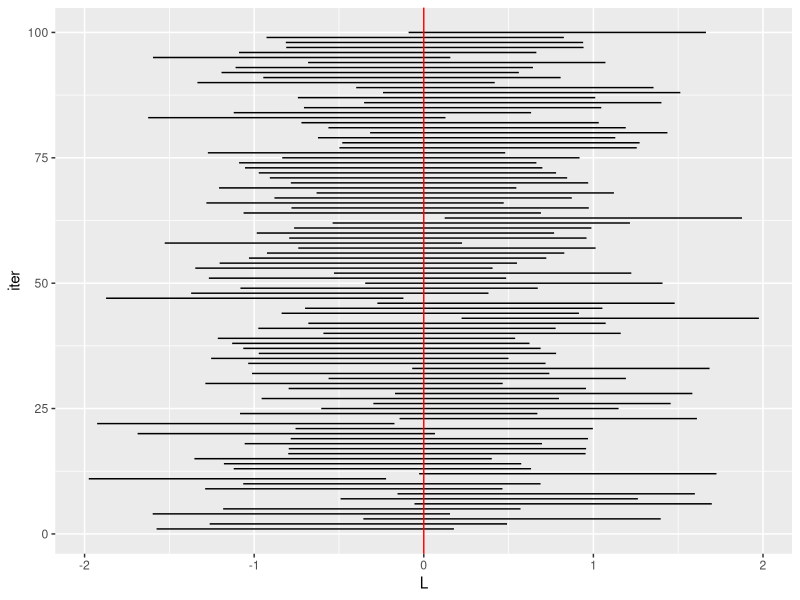
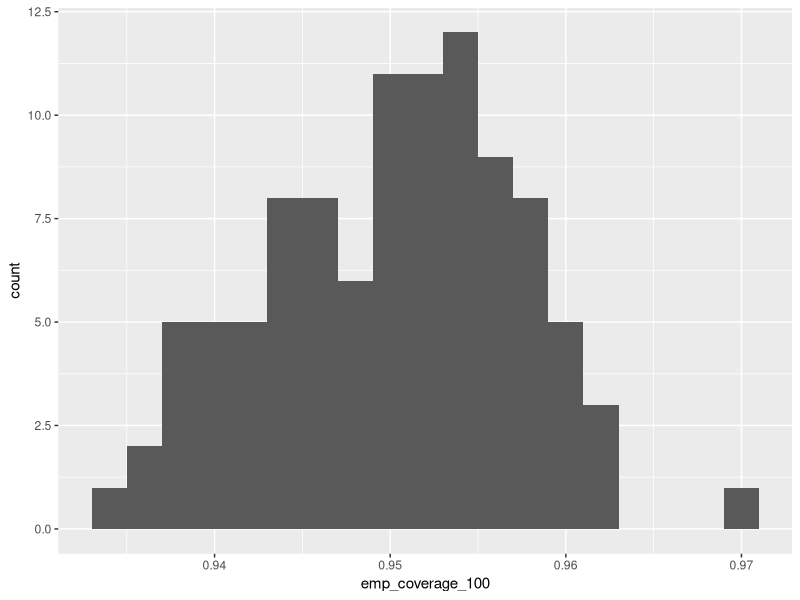
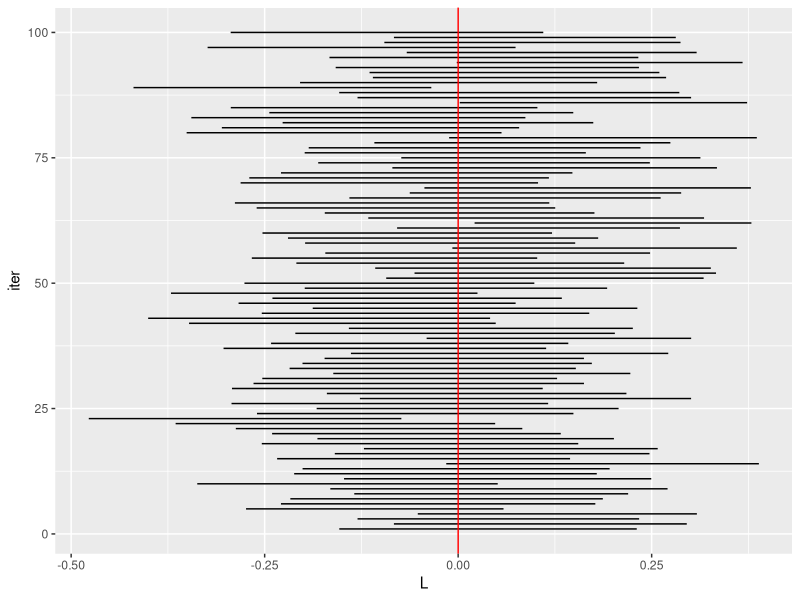
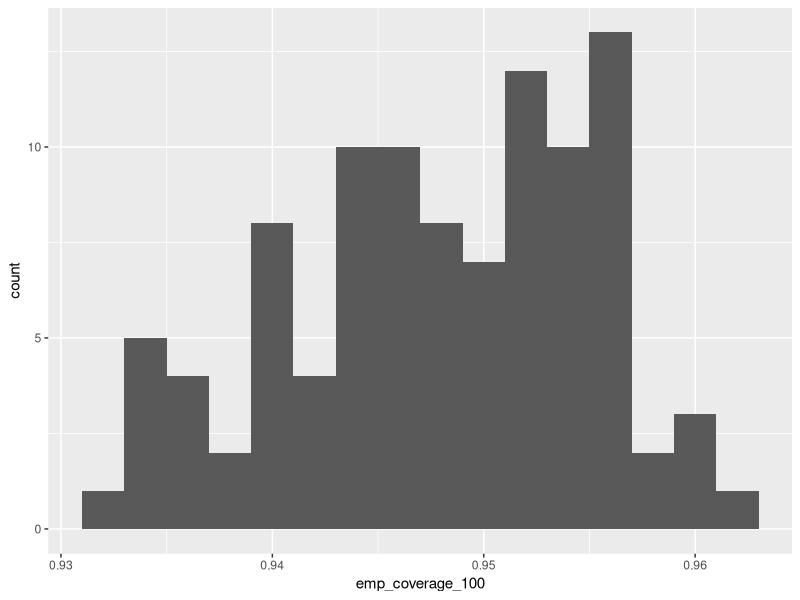

The R source for these figures, in order:
# libraries and setup
library(tidyverse)
set.seed(400)

# Your turn
# 1. Coverage for CI for $\mu$ when $\sigma$ is known, $\left(\overline{x} - z_{1 - \frac{\alpha}{2}} \frac{\sigma}{\sqrt{n}}, \overline{x} + z_{1 - \frac{\alpha}{2}} \frac{\sigma}{\sqrt{n}}\right)$.
# a. Simulate $X_1, \dots, X_n \stackrel{iid}{\sim} N(0, 1)$. Compute the empirical coverage for a $95%$ confidence interval for $n = 5$ using $m = 1000$ MC samples.
# b.  Plot 100 confidence intervals using `geom_segment()` and add a line indicating the true value for $\mu = 0$. Color your intervals by if they contain $\mu$ or not.
# c. Repeat the Monte Carlo estimate of coverage 100 times. Plot the distribution of the results. This is the Monte Carlo estimate of the distribution of the coverage.

ci_sigma_known <- function(x, alpha, sigma) {
  c(mean(x) - qnorm(1 - alpha/2, 0, 1)*sigma/sqrt(length(x)), mean(x) + qnorm(1 - alpha/2, 0, 1)*sigma/sqrt(length(x)))
}

n <- 5
m <- 1000
samples <- matrix(rnorm(n*m, 0, 1), nrow = m, ncol = n)
cis <- matrix(NA, nrow = m, ncol = 2)
for(i in 1:m) {
  cis[i, ] <- ci_sigma_known(samples[i,], .05, 1)
}
emp_coverage <- mean(cis[,1] < 0 & cis[,2] > 0)
cis_df <- data.frame(cis)
names(cis_df) <- c("L", "U")
cis_df$iter <- 1:m

ggplot(head(cis_df, 100)) +
  geom_segment(aes(x = L, xend = U, y = iter, yend = iter)) +
  geom_vline(aes(xintercept = 0), colour = "red")


# c. repeat 100 times
emp_coverage_100 <- rep(NA, 100)

for(j in 1:100) {
  samples <- matrix(rnorm(n*m, 0, 1), nrow = m, ncol = n)
  cis <- matrix(NA, nrow = m, ncol = 2)
  for(i in 1:m) {
    cis[i, ] <- ci_sigma_known(samples[i,], .05, 1)
  }
  emp_coverage_100[j] <- mean(cis[,1] < 0 & cis[,2] > 0)
}

ggplot() +
  geom_histogram(aes(emp_coverage_100), binwidth = .002)

#2. Repeat part 1 but without $\sigma$ known. Now you will plug in an estimage for $\sigma$ (using `sd()`) when you estimate the CI using the same formula that assumes $\sigma$ known. 
# What happens to the empirical coverage? What can we do to improve the coverage? Now increase $n$. What happens to coverage?

n <- 100
m <- 1000
samples <- matrix(rnorm(n*m, 0, 1), nrow = m, ncol = n)
cis <- matrix(NA, nrow = m, ncol = 2)
for(i in 1:m) {
  cis[i, ] <- ci_sigma_known(samples[i,], .05, sd(samples[i,]))
}
emp_coverage <- mean(cis[,1] < 0 & cis[,2] > 0)
cis_df <- data.frame(cis)
names(cis_df) <- c("L", "U")
cis_df$iter <- 1:m

ggplot(head(cis_df, 100)) +
  geom_segment(aes(x = L, xend = U, y = iter, yend = iter)) +
  geom_vline(aes(xintercept = 0), colour = "red")


# c. repeat 100 times
emp_coverage_100 <- rep(NA, 100)

for(j in 1:100) {
  samples <- matrix(rnorm(n*m, 0, 1), nrow = m, ncol = n)
  cis <- matrix(NA, nrow = m, ncol = 2)
  for(i in 1:m) {
    cis[i, ] <- ci_sigma_known(samples[i,], .05, sd(samples[i,]))
  }
  emp_coverage_100[j] <- mean(cis[,1] < 0 & cis[,2] > 0)
}

ggplot() +
  geom_histogram(aes(emp_coverage_100), binwidth = .002)


#3. Repeat 2a. when the data are distributed $\text{Unif}[-1, 1]$ and variance unknown. What happens to the coverage? What can we do to improve coverage in this case and why?


n <- 100
m <- 1000
samples <- matrix(runif(n*m, -1, 1), nrow = m, ncol = n)
cis <- matrix(NA, nrow = m, ncol = 2)
for(i in 1:m) {
  cis[i, ] <- ci_sigma_known(samples[i,], .05, sd(samples[i,]))
}
emp_coverage <- mean(cis[,1] < 0 & cis[,2] > 0)
